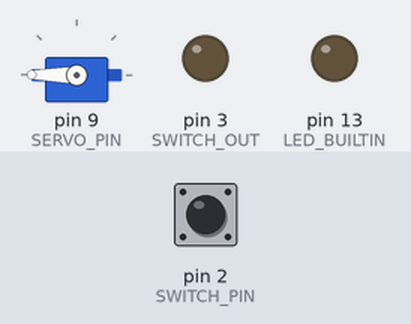
Bench run of a sketch on a simulated Arduino Nano, built with avr-gcc and run on an emulated ATmega328P. Parts: servo, output pins drawn as LEDs (lit = HIGH). The inputs (shaded band) are chosen by the test bench; at power-on: pin 2 (SWITCH_PIN) HIGH. Random numbers use the default seed unless the sketch sets one.

Above: at 2.6 s.
2.7 s: pin 2 (SWITCH_PIN) pulled LOW for 0.15 s
At 2.87 s:
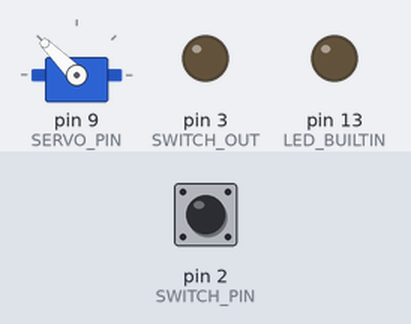
5.1 s: pin 2 (SWITCH_PIN) pulled LOW for 3.2 s
At 9.3 s:
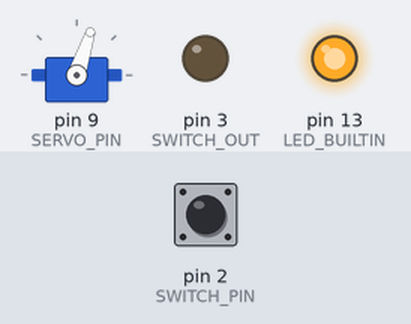
13.4 s: pin 2 (SWITCH_PIN) driven HIGH
15.9 s: pin 2 (SWITCH_PIN) driven LOW
At 18.54 s:
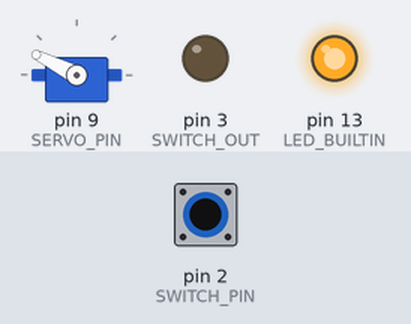
Timing chart, 0 to 19.9 s (numbered marks = the images above; inputs shaded):
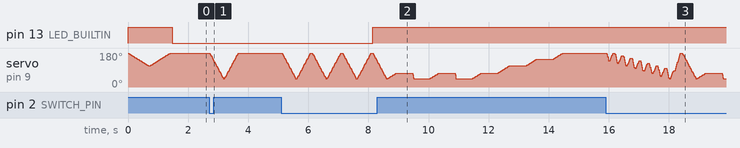

The sketch:

useless-switch.ino
```cpp
#include <Servo.h>

// ============================================================
// BOARD: Arduino Nano
//
// Servo:
// Orange/yellow wire -> D9
// Red wire            -> 5V
// Brown/black wire    -> GND
//
// Switch:
// Connect switch between D2 and D3
//
// Built-in LED:
// D13
// ============================================================

#define SERVO_PIN 9

// Connect the switch across pins 2 and 3
#define SWITCH_PIN 2
#define SWITCH_OUT 3

// Built-in LED
#define LED_BUILTIN 13

// Servo range of motion
// Starting/resting position
// Ending/hitting-the-switch position
#define POS_START 180
#define POS_END 45

Servo myservo;

int switchState;
int pos = POS_START;
int target = POS_START;
int seq = 0;
int rapidCount = -1;
unsigned long lastInput = 0;
bool goRandom;


// ============================================================
// SETUP
// ============================================================

void setup() {

  pinMode(SWITCH_PIN, INPUT_PULLUP);

  pinMode(SWITCH_OUT, OUTPUT);
  digitalWrite(SWITCH_OUT, LOW);

  pinMode(LED_BUILTIN, OUTPUT);

  // Attach servo
  myservo.attach(SERVO_PIN);

  // Flash LED to show that the machine is ready
  digitalWrite(LED_BUILTIN, HIGH);

  gotoPercent(50, 1, 0);
  gotoPercent(0, 1, 0);

  digitalWrite(LED_BUILTIN, LOW);

  // Read switch at startup to determine random/sequential mode
  switchState = digitalRead(SWITCH_PIN);

  if (switchState == LOW) {
    // Sequential mode
    goRandom = false;
  }
  else {
    // Random mode
    goRandom = true;
  }

  // Seed random number generator
  randomSeed(analogRead(A5));
}


// ============================================================
// MAIN LOOP
// ============================================================

void loop() {

  switchState = digitalRead(SWITCH_PIN);

  if (switchState == LOW) {

    // If the previous switch activation was less than
    // 10 seconds ago, increase rapid switch count
    if ((millis() - lastInput) < 10000) {
      rapidCount++;
    }
    else {
      rapidCount = 0;
    }

    lastInput = millis();

    // Fewer than 4 rapid switches:
    // perform the normal sequence
    if (rapidCount < 4) {

      seq = 0;

    }
    else {

      // After becoming "mad", use random or sequential sequences
      if (goRandom == true) {

        seq = random(1, 10);

      }
      else {

        seq++;

        if (seq > 9) {
          seq = 1;
        }
      }
    }

    // Run selected sequence
    if (seq == 0) Seq00();
    if (seq == 1) Seq01();
    if (seq == 2) Seq02();
    if (seq == 3) Seq03();
    if (seq == 4) Seq04();
    if (seq == 5) Seq05();
    if (seq == 6) Seq06();
    if (seq == 7) Seq07();
    if (seq == 8) Seq08();
    if (seq == 9) Seq09();

    lastInput = millis();

  }
  else {

    delay(50);
  }

  // Turn built-in LED ON when the machine is
  // "mad" or about to become mad
  if ((millis() - lastInput < 10000) && rapidCount >= 3) {

    digitalWrite(LED_BUILTIN, HIGH);

  }
  else {

    digitalWrite(LED_BUILTIN, LOW);
  }
}


// ============================================================
// SEQUENCE 00
// ============================================================

void Seq00() {

  gotoPercent(100, 3, 0);
  gotoPercent(0, 3, 0);
}


// ============================================================
// SEQUENCE 01
// ============================================================

void Seq01() {

  gotoPercent(100, 3, 0);
  gotoPercent(0, 1, 0);
}


// ============================================================
// SEQUENCE 02
// ============================================================

void Seq02() {

  gotoPercent(100, 1, 2000);
  gotoPercent(0, 7, 0);
}


// ============================================================
// SEQUENCE 03
// ============================================================

void Seq03() {

  gotoPercent(100, 10, 0);
  gotoPercent(75, 1, 1000);
  gotoPercent(100, 10, 0);
  gotoPercent(75, 10, 0);
  gotoPercent(100, 10, 0);
  gotoPercent(0, 5, 0);
}


// ============================================================
// SEQUENCE 04
// ============================================================

void Seq04() {

  gotoPercent(25, 1, 500);
  gotoPercent(50, 1, 500);
  gotoPercent(75, 1, 2000);
  gotoPercent(100, 10, 0);
  gotoPercent(0, 5, 0);
}


// ============================================================
// SEQUENCE 05
// ============================================================

void Seq05() {

  gotoPercent(50, 5, 0);
  gotoPercent(0, 1, 300);
  gotoPercent(75, 5, 0);
  gotoPercent(0, 1, 300);
  gotoPercent(80, 5, 1000);
  gotoPercent(70, 5, 0);
  gotoPercent(100, 10, 0);
  gotoPercent(0, 3, 0);
}


// ============================================================
// SEQUENCE 06
// ============================================================

void Seq06() {

  gotoPercent(100, 3, 0);
  gotoPercent(80, 1, 500);
  gotoPercent(100, 8, 500);
  gotoPercent(80, 1, 500);
  gotoPercent(100, 8, 500);
  gotoPercent(80, 1, 500);
  gotoPercent(50, 1, 500);
  gotoPercent(25, 1, 500);
  gotoPercent(0, 1, 0);
}


// ============================================================
// SEQUENCE 07
// ============================================================

void Seq07() {

  gotoPercent(100, 2, 0);

  for (int i = 0; i < 10; i++) {

    gotoPercent(80, 3, 0);
    gotoPercent(100, 6, 0);
  }

  gotoPercent(100, 6, 2000);
  gotoPercent(50, 1, 500);
  gotoPercent(0, 1, 0);
}


// ============================================================
// SEQUENCE 08
// ============================================================

void Seq08() {

  for (int i = 30; i <= 100; i += 10) {

    gotoPercent(i, 7, 0);
    gotoPercent(i - 30, 4, 0);
  }

  gotoPercent(0, 5, 0);
}


// ============================================================
// SEQUENCE 09
// ============================================================

void Seq09() {

  for (int i = 0; i < random(10, 20); i++) {

    gotoPercent(
      random(0, 80),
      random(1, 10),
      random(0, 500)
    );
  }

  gotoPercent(100, random(1, 10), random(0, 500));
  gotoPercent(0, random(1, 10), 0);
}


// ============================================================
// SERVO MOVEMENT FUNCTION
// ============================================================
//
// targetPC:
// 0   = starting position
// 100 = switch-hitting position
//
// steps:
// Controls movement speed.
//
// afterDelay:
// Delay after the servo reaches its target.
// ============================================================

void gotoPercent(int targetPC, int steps, int afterDelay) {

  target = POS_START +
           ((POS_END - POS_START) * targetPC * 0.01);

  while (pos != target) {

    if (target < pos) {

      if (pos - target < steps) {
        pos = target;
      }
      else {
        pos -= steps;
      }

    }
    else {

      if (target - pos < steps) {
        pos = target;
      }
      else {
        pos += steps;
      }
    }

    myservo.write(pos);

    // Same 10 ms movement interval as the original code
    delay(10);
  }

  // Keep servo powered/positioned during the after-delay
  for (int delayTimer = 0;
       delayTimer <= afterDelay;
       delayTimer += 50) {

    delay(50);
  }
}
```
